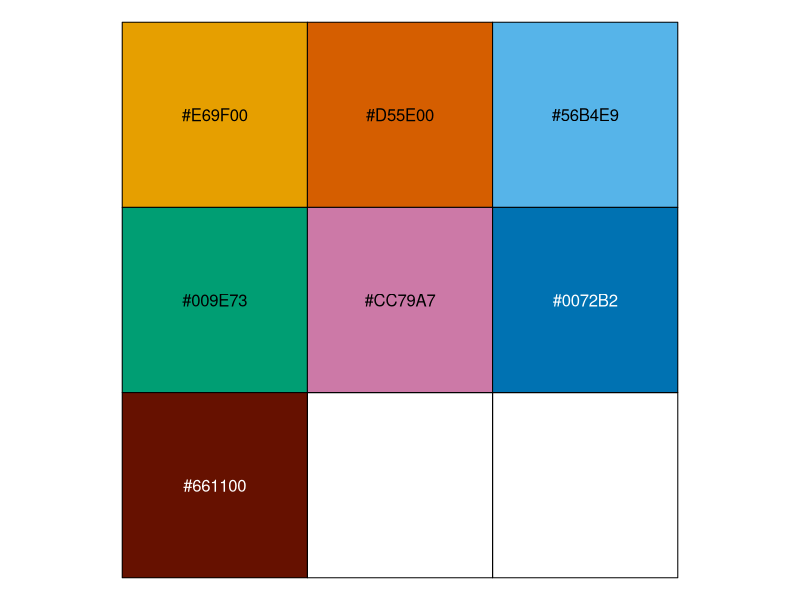

This chart was generated by the following R code: (Note: this script raises an error after producing the figure.)
####### August 2024 ######################################################################
## Authors: Naomi Waterlow , Alastair Clements, Chaelin Kim, Simon Procter, Gwen Knight ##
##########################################################################################
colours_friendly  <- c( "#E69F00", "#D55E00", "#56B4E9", "#009E73"
                       ,    "#CC79A7","#0072B2","#661100" )
scales::show_col(colours_friendly)

# comparison across bugs of fixed effects

# 1. Age differences are much bigger than any gender differences

# Read in models and data
model_files <- list.files(path = "output/", pattern = "fixed")
all_fixed <- do.call('rbind', lapply(paste0("output/",model_files), readRDS))
all_fixed <- data.table(all_fixed)

all_fixed[parameter == "age13to18Years", 
          parameter_nice := "Age 13 - 18"]
all_fixed[parameter == "age19to64Years", 
          parameter_nice := "Age 19 - 64"]
all_fixed[parameter == "age3to12Years", 
          parameter_nice := "Age 3 - 12"]
all_fixed[parameter == "age65to84Years", 
          parameter_nice := "Age 65 - 84"]
all_fixed[parameter == "age85andOver", 
          parameter_nice := "Age 85+"]
all_fixed[parameter == "birth_rate", 
          parameter_nice := "birth rate"]
all_fixed[parameter == "c_section", 
          parameter_nice := "c-section rate"]
all_fixed[parameter == "genderm", 
          parameter_nice := "Male"]
all_fixed[parameter == "genderm:birth_rate", 
          parameter_nice := "Male : birth rate"]
all_fixed[parameter == "genderm:c_section", 
          parameter_nice := "Male : c-section rate"]
all_fixed[parameter == "Intercept", 
          parameter_nice := "Intercept"]

all_fixed[, parameter_nice := factor(parameter_nice, levels = c(
 "Intercept", "Male",  "Age 3 - 12", "Age 13 - 18", "Age 19 - 64", "Age 65 - 84", 
  "Age 85+", "birth rate", "Male : birth rate", "c-section rate", "Male : c-section rate"
))]

all_fixed[,bug_drug := paste0(bug, ", ", drug)]

all_fixed[parameter %in% c("age13to18Years", "age19to64Years", 
                           "age3to12Years", "age65to84Years", "age85andOver"), grouping := "ages"]
all_fixed[parameter %in% c("genderm","birth_rate","genderm:birth_rate", 
                           "c_section", "genderm:c_section"), grouping := "gender"]
all_fixed[parameter == "Intercept", grouping := "Intercept"]


ALL_FIXED <- ggplot(all_fixed, aes(x = parameter_nice, y = Estimate, ymin = Q2.5, ymax = Q97.5, 
                      colour = bug_drug, shape = Model)) +
  geom_hline(yintercept = 1, linetype = "dashed")+
  geom_pointrange(position = position_dodge2(width = 0.8)) + 
  theme_bw() + 
  facet_grid(.~grouping, scale = "free",space = "free_x")+
  theme(axis.text.x = element_text(angle = 90, vjust = 0.5, hjust = 1), 
        strip.background = element_blank(),
        strip.text.x = element_blank()) + 
  scale_color_manual(values = c(colours_friendly[c(1:4)]))+
  labs(x = "parameter", y = "Estimate (95% CI)", colour = "Bacteria, antibiotic", 
       title = "A: Fixed effects")


##### 2. But we see variation in the country by Intercept, and also by slope (less).


# Read in models and data
model_files <- list.files(path = "output/", pattern = "random")
all_random <- do.call('rbind', lapply(paste0("output/",model_files), readRDS))
all_random <- data.table(all_random)

all_random[bug == "Escherichia coli",bug_short := "E.coli"]
all_random[bug == "Staphylococcus aureus",bug_short := "S.aureus"]

all_random[drug == "ampicillin",drug_short := "amp."]
all_random[drug == "levofloxacin",drug_short := "levo."]
all_random[drug == "erythromycin",drug_short := "eryth."]


temp <- all_random[Model ==2 & covariate == "Intercept" & drug == "levofloxacin" & 
                     bug == "Staphylococcus aureus"]
country_order <- temp[order(Estimate)]$parameter
all_random[,parameter := factor(parameter, levels = country_order)]

GENDER_RANDOM <- ggplot(all_random[Model ==2 & covariate == "genderm"],
                        aes(x = parameter, y = Estimate, ymin = Q25, 
                       ymax = Q975, colour = drug_short)) + 
         geom_pointrange(position = position_dodge2(width = 0.7)) +
  facet_grid(bug_short+drug_short~covariate) + 
  theme_bw() + 
  theme(axis.text.x = element_text(angle = 90, vjust = 0.5, hjust = 1), 
        strip.background = element_blank(),
        strip.text.x = element_blank()) + 
  labs(x = "country", y = "Estimate (95% CI)", colour = "Antibiotic", 
       title = "C: Random effects (gender) - Model 2") + 
  scale_color_manual(values = colours_friendly[c(5:7)])+
  geom_hline(yintercept = 0, linetype = "dashed")

INTERCEPT_RANDOM <- ggplot(all_random[Model ==2 & covariate == "Intercept"], aes(x = parameter, y = Estimate, ymin = Q25, 
                                                                            ymax = Q975, colour = drug_short)) + 
  geom_pointrange(position = position_dodge2(width = 0.7)) +
  facet_grid(bug_short+drug_short~covariate) + 
  theme_bw() + 
  theme(axis.text.x = element_text(angle = 90, vjust = 0.5, hjust = 1), 
        strip.background = element_blank(),
        strip.text.x = element_blank()) + 
  labs(x = "country", y = "Estimate (95% CI)", colour = "Antibiotic", 
       title = "B: Random effects (Intercept) - Model 2") + 
  scale_color_manual(values = colours_friendly[c(5:7)])+
  geom_hline(yintercept = 0, linetype = "dashed")

grid.arrange(ALL_FIXED, GENDER_RANDOM, INTERCEPT_RANDOM, layout_matrix = rbind(c(1,2), 
                                                                               c(1,3)))

leg <- get_legend(GENDER_RANDOM)
# 3. birth rate may allow us to explain some of the country specific variation, 
# but not the gender slope. 

# so this can be the variation things

model_files <- list.files(path = "output/", pattern = "var")
var_all <- do.call('rbind', lapply(paste0("output/",model_files), readRDS))
var_all <- data.table(var_all)
var_all[, bug_drug := paste0(bug, ", ", drug)]
var_all <- data.table(var_all)

ggplot(var_all, aes(x = bug_drug, y = Estimate, ymin = Q2.5, ymax = Q97.5, 
                    colour = Model)) + 
  geom_pointrange(position = position_dodge2(width = 0.1)) + facet_grid(variable~., scales = "free_y") + 
  theme_bw()

var_summarised <- dcast.data.table(var_all, variable + bug + drug + bug_drug ~ Model, value.var = "Estimate")
var_summarised[,perc_change :=( (`Model 3` - `Model 2`)/ `Model 3`)*100]

ggsave(paste0("plots/figure.pdf"),
       plot =grid.arrange(ALL_FIXED, INTERCEPT_RANDOM + theme(legend.position = "none"),
                          GENDER_RANDOM + theme(legend.position = "none"), 
                          leg
                          ,layout_matrix = rbind(c(1,1,1,1,1,2,2,2,2,4),
                                                c(1,1,1,1,1,3,3,3,3,4))), 
       width = 18, height = 10)



  